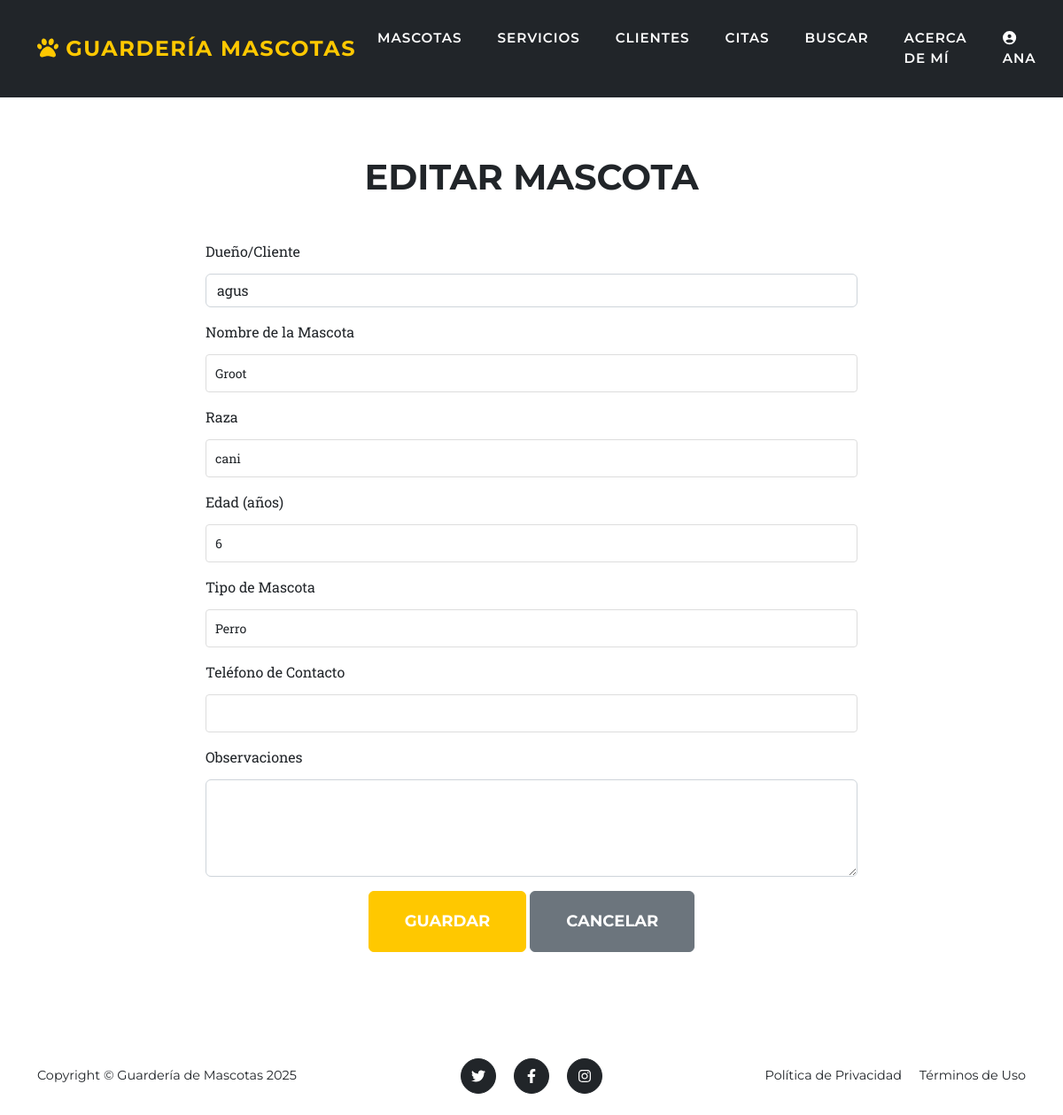
The page /mascotas/5/editar/ (signed in) on the database its author committed.
### entidades/models.py (models this page shows, shortened)
class mascota(models.Model):
    usuario = models.ForeignKey(User, on_delete=models.CASCADE)
    cliente = models.ForeignKey(cliente, on_delete=models.CASCADE, blank=True, null=True)
    nombre = models.CharField(max_length=50)
    raza = models.CharField(max_length=50, blank=True)
    edad = models.IntegerField()
    tipo = models.CharField(max_length=30)
    observaciones = models.TextField(blank=True, null=True)
    telefono_contacto = models.CharField(max_length=15, blank=True)

### entidades/views.py (the view)
# urls.py: path('mascotas/<int:pk>/editar/', views.mascota_edit, name='mascota_edit'),
@login_required(login_url='login')
def mascota_edit(request, pk):
    m = mascota.objects.get(pk=pk)
    if request.method == 'POST':
        form = MascotaForm(request.POST, instance=m)
        if form.is_valid():
            form.save()
            return redirect('mascotas_list')
    else:
        form = MascotaForm(instance=m)
    return render(request, 'entidades/mascota_form.html', {'form': form, 'title': 'Editar Mascota'})

### entidades/forms.py
class MascotaForm(forms.ModelForm):
    class Meta:
        model = mascota
        fields = ['cliente', 'nombre', 'raza', 'edad', 'tipo', 'observaciones', 'telefono_contacto']
        labels = {
            'cliente': 'Dueño/Cliente',
            'nombre': 'Nombre de la Mascota',
            'raza': 'Raza',
            'edad': 'Edad (años)',
            'tipo': 'Tipo de Mascota',
            'observaciones': 'Observaciones',
            'telefono_contacto': 'Teléfono de Contacto',
        }
        widgets = {
            'cliente': forms.Select(attrs={'class': 'form-control'}),
            'nombre': forms.TextInput(attrs={'class': 'form-control'}),
            'raza': forms.TextInput(attrs={'class': 'form-control'}),
            'edad': forms.NumberInput(attrs={'class': 'form-control'}),
            'tipo': forms.TextInput(attrs={'class': 'form-control'}),
            'observaciones': forms.Textarea(attrs={'class': 'form-control', 'rows': 4}),
            'telefono_contacto': forms.TextInput(attrs={'class': 'form-control'}),
        }

### entidades/models.py (called while the page is built)
    def __str__(self):
        return self.nombre_cliente

### entidades/templates/entidades/mascota_form.html (shortened to what this page needs)
{% extends 'entidades/base.html' %}
{% block content %}
<section class="page-section">
    <div class="container">
        <div class="row justify-content-center">
            <div class="col-lg-8">
                <div class="text-center mb-5">
                    <h2 class="section-heading text-uppercase">{% if title %}{{ title }}{% else %}Formulario de Mascota{% endif %}</h2>
                </div>
                <form method="post" class="needs-validation">
                   <form method="post" class="needs-validation">
                    <div class="mb-3">
                        <label for="{{ form.cliente.id_for_label }}" class="form-label">{{ form.cliente.label }}</label>
                        {{ form.cliente }}
                    </div>
                    <div class="mb-3">
                        <label for="{{ form.nombre.id_for_label }}" class="form-label">{{ form.nombre.label }}</label>
                        {{ form.nombre }}
                    </div>
                    <div class="mb-3">
                        <label for="{{ form.raza.id_for_label }}" class="form-label">{{ form.raza.label }}</label>
                        {{ form.raza }}
                    </div>
                    <div class="mb-3">
                        <label for="{{ form.edad.id_for_label }}" class="form-label">{{ form.edad.label }}</label>
                        {{ form.edad }}
                    </div>
                    <div class="mb-3">
                        <label for="{{ form.tipo.id_for_label }}" class="form-label">{{ form.tipo.label }}</label>
                        {{ form.tipo }}
                    </div>
                    <div class="mb-3">
                        <label for="{{ form.telefono_contacto.id_for_label }}" class="form-label">{{ form.telefono_contacto.label }}</label>
                        {{ form.telefono_contacto }}
                    </div>
                    <div class="mb-3">
                        <label for="{{ form.observaciones.id_for_label }}" class="form-label">{{ form.observaciones.label }}</label>
                        {{ form.observaciones }}
                    </div>
                    <div class="text-center">
                        <button type="submit" class="btn btn-primary btn-xl text-uppercase">Guardar</button>
                        <a href="{% url 'mascotas_list' %}" class="btn btn-secondary btn-xl text-uppercase">Cancelar</a>
                    </div>
                </form>
            </div>
        </div>
    </div>
</section>
{% endblock %}

### entidades/templates/entidades/base.html (shortened to what this page needs)
{% load static %}
<!DOCTYPE html>
<html lang="es">
    <head>
        <link href="{% static 'css/styles.css' %}" rel="stylesheet" />
    </head>
    <body id="page-top">
        <nav class="navbar navbar-expand-lg navbar-dark fixed-top" id="mainNav">
            <div class="container">
                <a class="navbar-brand" href="/"><i class="fas fa-paw"></i> Guardería Mascotas</a>
                <div class="collapse navbar-collapse" id="navbarResponsive">
                    <ul class="navbar-nav text-uppercase ms-auto py-4 py-lg-0">
                        <li class="nav-item"><a class="nav-link" href="{% url 'mascotas_list' %}">Mascotas</a></li>
                        <li class="nav-item"><a class="nav-link" href="{% url 'servicios_list' %}">Servicios</a></li>
                        <li class="nav-item"><a class="nav-link" href="{% url 'clientes_list' %}">Clientes</a></li>
                        <li class="nav-item"><a class="nav-link" href="{% url 'citas_list' %}">Citas</a></li>
                        <li class="nav-item"><a class="nav-link" href="{% url 'buscar_mascota' %}">Buscar</a></li>
                        <li class="nav-item"><a class="nav-link" href="{% url 'acerca_de_mi' %}">Acerca de Mí</a></li>
                        {% if user.is_authenticated %}
                            <li class="nav-item">
                                <a class="nav-link" href="{% url 'editar_perfil' %}">
                                    {% if user.perfil.avatar %}
                                        <img src="{{ user.perfil.avatar.url }}" alt="Avatar" style="width: 30px; height: 30px; border-radius: 50%; object-fit: cover;">
                                    {% else %}
                                        <i class="fas fa-user-circle"></i>
                                    {% endif %}
                                    {{ user.username }}
                                </a>
                            </li>
                        {% else %}
                            <li class="nav-item"><a class="nav-link" href="{% url 'login' %}">Iniciar Sesión</a></li>
                            <li class="nav-item"><a class="nav-link" href="{% url 'registro' %}">Registrarse</a></li>
                        {% endif %}
                    </ul>
                </div>
            </div>
        </nav>
        {% block content %}{% endblock %}
        <footer class="footer py-4">
            <div class="container">
                <div class="row align-items-center">
                    <div class="col-lg-4 text-lg-start">Copyright &copy; Guardería de Mascotas 2025</div>
                    <div class="col-lg-4 my-3 my-lg-0">
                        <a class="btn btn-dark btn-social mx-2" href="#!" aria-label="Twitter"><i class="fab fa-twitter"></i></a>
                        <a class="btn btn-dark btn-social mx-2" href="#!" aria-label="Facebook"><i class="fab fa-facebook-f"></i></a>
                        <a class="btn btn-dark btn-social mx-2" href="#!" aria-label="Instagram"><i class="fab fa-instagram"></i></a>
                    </div>
                    <div class="col-lg-4 text-lg-end">
                        <a class="link-dark text-decoration-none me-3" href="#!">Política de Privacidad</a>
                        <a class="link-dark text-decoration-none" href="#!">Términos de Uso</a>
                    </div>
                </div>
            </div>
        </footer>
    </body>
</html>

### entidades/templates/entidades/base.html (style rules this page uses)
body { padding-top: 80px; }
#mainNav { background-color: #212529 !important; }
#mainNav .navbar-nav { gap: 0.5rem; margin-right: auto !important; margin-left: 0 !important; }
#mainNav .navbar-nav .nav-link { color: #ffffff !important; font-weight: 600; font-size: 0.9rem; letter-spacing: 0.05em; padding-right: 0.5rem !important; padding-left: 0.5rem !important; }
#mainNav .navbar-nav { gap: 0.5rem; }

### entidades/templates/entidades/mascota_form.html (style rules this page uses)
input[type="text"], input[type="email"], input[type="password"], input[type="file"], input[type="number"], textarea, select { width: 100%; padding: 10px; margin-top: 5px; border: 1px solid #ddd; border-radius: 4px; font-size: 14px; }

### rows shown on the page
mascota: cliente "agus", nombre "Groot", raza "cani", edad "6", tipo "Perro"

### other values the page prints
{{ user.username }} "ANA"
{{ title }} "EDITAR MASCOTA"
